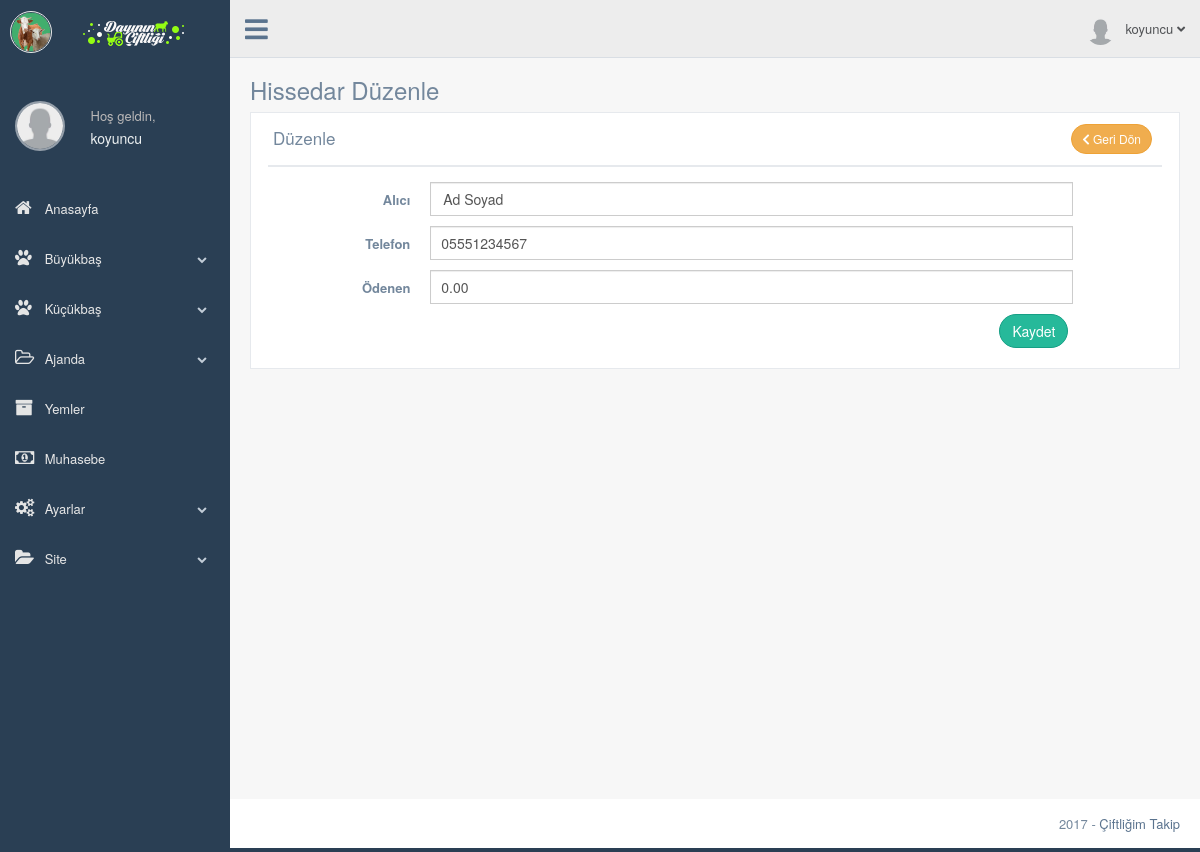
The app's page /production/hissedar-duzenle.php?hisse_id=1 (signed in) with its own data.
### tables this page shows
CREATE TABLE `kullanici` (
  `kullanici_id` int(11) NOT NULL,
  `kullanici_adi` varchar(50) NOT NULL,
  `kullanici_sifre` varchar(50) NOT NULL,
  `kullanici_adsoyad` varchar(50) NOT NULL DEFAULT 'Ad Soyad',
  `kullanici_eposta` varchar(50) NOT NULL,
  `kullanici_gorsel` varchar(250) NOT NULL DEFAULT 'images/kullanici/kullanici.png',
  `kullanici_kayittarihi` datetime NOT NULL,
  `kullanici_yetki` int(1) NOT NULL DEFAULT '2',
  `kullanici_durum` int(1) NOT NULL
);

CREATE TABLE `hisse` (
  `hisse_id` int(11) NOT NULL,
  `kullanici_id` int(11) NOT NULL,
  `hayvan_id` int(11) DEFAULT NULL,
  `hisse_alici` varchar(25) DEFAULT 'Ad Soyad',
  `hisse_alici_tel` varchar(25) DEFAULT '05551234567',
  `hayvan_kayittarihi` datetime NOT NULL DEFAULT CURRENT_TIMESTAMP,
  `hisse_odenen` decimal(10,2) DEFAULT '0.00',
  `hisse_toplam` decimal(10,2) NOT NULL
);

### production/hissedar-duzenle.php (the view, shortened to what this page needs)
<?php
      include 'header.php';
      $hayvansorgu=$db->prepare("SELECT * FROM hisse WHERE kullanici_id=:id and hisse_id=:hisse_id");
      $hayvansorgu->execute(array(
        'id' => $kullanici_id,
        'hisse_id' => $_GET['hisse_id']
        ));
      $hayvancek=$hayvansorgu->fetch(PDO::FETCH_ASSOC);
?>
        <div class="right_col" role="main">
          <div class="">
            <div class="page-title">
              <div class="title_left">
                <h3>Hissedar Düzenle </h3>
              </div>
            </div>
            <div class="clearfix"></div>
            <div class="row">
              <div class="col-md-12 col-sm-12 col-xs-12">
                <div class="x_panel">
                  <div class="x_title">
                    <h2>Düzenle<small></small></h2>
                     <div class=" text-right">
                        <a href="hisse.php?hayvan_id=<?php echo $hayvancek['hayvan_id'] ?>" class="btn btn-round btn-warning btn-sm"><i class="fa fa-chevron-left" aria-hidden="true"></i> Geri Dön</a>
                      </div>
                  </div>
                  <div class="x_content">
                      <form action="../../islem.php" method="POST" id="demo-form2" data-parsley-validate class="form-horizontal form-label-left">
                      <div class="form-group">
                         <label class="control-label col-md-2" for="first-name">Alıcı
                         </label>
                         <div class="col-md-9">
                           <input type="text" id="first-name" name="hisse_alici" class="form-control" value="<?php echo $hayvancek['hisse_alici'] ?>" required>
                         </div>
                      </div>
                      <div class="form-group">
                          <label class="control-label col-md-2" for="first-name">Telefon
                          </label>
                          <div class="col-md-9">
                            <input type="text" id="first-name" required="required" name="hisse_alici_tel" class="form-control col-md-2 col-xs-12" value="<?php echo $hayvancek['hisse_alici_tel'] ?>" required>
                          </div>
                        </div>
                       <div class="form-group">
                          <label class="control-label col-md-2" for="first-name">Ödenen
                          </label>
                          <div class="col-md-9">
                            <input type="text" id="first-name" required="required" name="hisse_odenen" class="form-control col-md-2 col-xs-12" value="<?php echo $hayvancek['hisse_odenen'] ?>" required>
                          </div>
                        </div>
                        <div class="form-group">
                        <div align="right" class="col-md-8 col-sm-8 col-xs-12 col-md-offset-3">
                          <button type="submit" name="hissedarguncelle" class="btn btn-round btn-success">Kaydet</button>
                        </div>
                      </div>
                      </form>
                  </div>
                </div>
              </div>
            </div>
          </div>
        </div>
        <?php include 'footer.php'; ?>

### production/header.php (shortened to what this page needs)
<?php
  include '../baglan.php';
  $kullanicisorgu=$db->prepare("SELECT * FROM kullanici WHERE kullanici_adi=:kullanici");
  $kullanicisorgu->execute(array(
        'kullanici' => $_SESSION['kullanici_adi']
      ));
  $kullanicicek=$kullanicisorgu->fetch(PDO::FETCH_ASSOC);
 ?>
<!DOCTYPE html>
<html lang="tr">
  <head>
    <link href="../vendors/bootstrap/dist/css/bootstrap.min.css" rel="stylesheet">
    <link href="../vendors/font-awesome/css/font-awesome.min.css" rel="stylesheet">
    <link rel="stylesheet" href="https://use.fontawesome.com/releases/v5.0.13/css/all.css">
    <link rel="stylesheet" href="css/style-print.css" media="print" type="text/css">
    <link href="../vendors/nprogress/nprogress.css" rel="stylesheet">
    <link href="../vendors/iCheck/skins/flat/green.css" rel="stylesheet">
    <link href="../vendors/malihu-custom-scrollbar-plugin/jquery.mCustomScrollbar.min.css" rel="stylesheet"/>
    <link href="../vendors/datatables.net-bs/css/dataTables.bootstrap.min.css" rel="stylesheet">
    <link href="../vendors/datatables.net-buttons-bs/css/buttons.bootstrap.min.css" rel="stylesheet">
    <link href="../vendors/datatables.net-fixedheader-bs/css/fixedHeader.bootstrap.min.css" rel="stylesheet">
    <link href="../vendors/datatables.net-responsive-bs/css/responsive.bootstrap.min.css" rel="stylesheet">
    <link href="../vendors/datatables.net-scroller-bs/css/scroller.bootstrap.min.css" rel="stylesheet">
    <link href="../build/css/custom.min.css" rel="stylesheet">
    <link href="../build/css/main.css" rel="stylesheet">
  </head>
  <body class="nav-md">
    <div class="container body">
      <div class="main_container">
        <div class="col-md-3 left_col menu_fixed">
          <div class="left_col scroll-view">
            <div class="navbar nav_title" style="border: 0;">
              <a href="index.html" class="site_title"><i class="fa"><img src="../images/eks-genel/eks-logo-ikon.png" width="40px" height="auto" alt=""></i> <span><img src="images/logo.png" style="margin-left:20px"alt=""></span></a>
            </div>
            <?php include 'sidebar.php'; ?>
        <div class="top_nav"  id="yazdirma">
          <div class="nav_menu">
            <nav class="">
              <div class="nav toggle">
                <a id="menu_toggle"><i class="fa fa-bars"></i></a>
              </div>
              <ul class="nav navbar-nav navbar-right">
                <li class="">
                  <a href="javascript:;" class="user-profile dropdown-toggle" data-toggle="dropdown" aria-expanded="false">
                    <img src="<?php echo $kullanicicek['kullanici_gorsel']; ?>" alt=""><?php echo $_SESSION['kullanici_adi'] ?>
                    <span class=" fa fa-angle-down"></span>
                  </a>
                </li>
              </ul>
            </nav>
          </div>
        </div>

### production/sidebar.php (shortened to what this page needs)
<br>
            <div class="profile clearfix">
              <div class="profile_pic text-center" style="margin-top: 25px; ">
                <a href="profil.php"><img src="<?php echo $kullanicicek['kullanici_gorsel']; ?>" alt="" style="width: 50px; height: 50px; max-width: 50px; max-height: 50px; -webkit-border-radius: 50%; -moz-border-radius: 50%; border-radius: 50%; border: 2px solid rgba(255,255,255,0.5);" ></a>
              </div>
              <div class="profile_info">
                <span>Hoş geldin,</span>
                <a href="profil.php"><h2><?php echo $_SESSION['kullanici_adi'] ?></h2></a>
              </div>
              <div class="clearfix"></div>
            </div>
            <br />
            <div id="sidebar-menu" class="main_menu_side hidden-print main_menu">
              <div class="menu_section">
                <ul class="nav side-menu">
                  <li><a href="index.php"><i class="fa fa-home"></i> Anasayfa </a>
                  </li>
                  <li><a><i class="fa fa-paw"></i> Büyükbaş <span class="fa fa-chevron-down"></span></a>
                  </li>
                  <li><a><i class="fa fa-paw"></i> Küçükbaş <span class="fa fa-chevron-down"></span></a>
                  </li>
                  <li><a><i class="fa fa-folder-open-o"></i> Ajanda <span class="fa fa-chevron-down"></span></a>
                  </li>
                  <li><a href="yem.php"><i class="fa fa-archive"></i> Yemler </a>
                  </li>
                  <li><a href="muhasebe.php"><i class="fa fa-money"></i> Muhasebe </a>
                  </li>
                  <li><a><i class="fa fa-cogs"></i> Ayarlar <span class="fa fa-chevron-down"></span></a>
                  </li>
                  <li><a><i class="fa fa-folder-open"></i> Site <span class="fa fa-chevron-down"></span></a>
                  </li>
                </ul>
              </div>
            </div>
          </div>
        </div>

### build/css/main.css (style rules this page uses)
.site_title i { border: 1px solid #EAEAEA; padding: 0px 0px !important; border-radius: 50% }

### records on screen
kullanici: kullanici_gorsel (placeholder picture)
hisse: hisse_alici "Ad Soyad", hisse_alici_tel "05551234567", hisse_odenen "0.00"

### other values on screen
$_SESSION['kullanici_adi'] "koyuncu"
